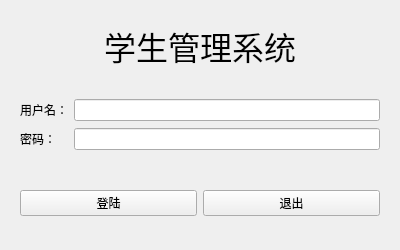
<?xml version="1.0" encoding="UTF-8"?>
<ui version="4.0">
 <class>Page_login</class>
 <widget class="QWidget" name="Page_login">
  <property name="geometry">
   <rect>
    <x>0</x>
    <y>0</y>
    <width>400</width>
    <height>250</height>
   </rect>
  </property>
  <property name="sizePolicy">
   <sizepolicy hsizetype="Preferred" vsizetype="Fixed">
    <horstretch>0</horstretch>
    <verstretch>0</verstretch>
   </sizepolicy>
  </property>
  <property name="windowTitle">
   <string>登陆</string>
  </property>
  <property name="windowIcon">
   <iconset resource="res.qrc">
    <normaloff>:/img/icon1.jpg</normaloff>:/img/icon1.jpg</iconset>
  </property>
  <property name="toolTip">
   <string>这是登陆窗口</string>
  </property>
  <layout class="QGridLayout" name="gridLayout">
   <item row="1" column="0">
    <widget class="QWidget" name="widget_2" native="true">
     <layout class="QGridLayout" name="gridLayout_2">
      <item row="0" column="0">
       <widget class="QLabel" name="label">
        <property name="text">
         <string>用户名：</string>
        </property>
       </widget>
      </item>
      <item row="0" column="1">
       <widget class="QLineEdit" name="lineEdit">
        <property name="maxLength">
         <number>8</number>
        </property>
       </widget>
      </item>
      <item row="1" column="0">
       <widget class="QLabel" name="label_2">
        <property name="text">
         <string>密码：</string>
        </property>
       </widget>
      </item>
      <item row="1" column="1">
       <widget class="QLineEdit" name="lineEdit_2">
        <property name="maxLength">
         <number>8</number>
        </property>
        <property name="echoMode">
         <enum>QLineEdit::Password</enum>
        </property>
       </widget>
      </item>
     </layout>
    </widget>
   </item>
   <item row="2" column="0">
    <widget class="QWidget" name="widget" native="true">
     <layout class="QHBoxLayout" name="horizontalLayout">
      <item>
       <widget class="QPushButton" name="btn_login">
        <property name="text">
         <string>登陆</string>
        </property>
       </widget>
      </item>
      <item>
       <widget class="QPushButton" name="btn_exit">
        <property name="text">
         <string>退出</string>
        </property>
       </widget>
      </item>
     </layout>
    </widget>
   </item>
   <item row="0" column="0">
    <widget class="QLabel" name="label_3">
     <property name="minimumSize">
      <size>
       <width>0</width>
       <height>60</height>
      </size>
     </property>
     <property name="text">
      <string>&lt;html&gt;&lt;head/&gt;&lt;body&gt;&lt;p&gt;&lt;span style=&quot; font-size:24pt;&quot;&gt;学生管理系统&lt;/span&gt;&lt;/p&gt;&lt;/body&gt;&lt;/html&gt;</string>
     </property>
     <property name="scaledContents">
      <bool>true</bool>
     </property>
     <property name="alignment">
      <set>Qt::AlignCenter</set>
     </property>
    </widget>
   </item>
  </layout>
 </widget>
 <resources>
  <include location="res.qrc"/>
 </resources>
 <connections/>
</ui>
